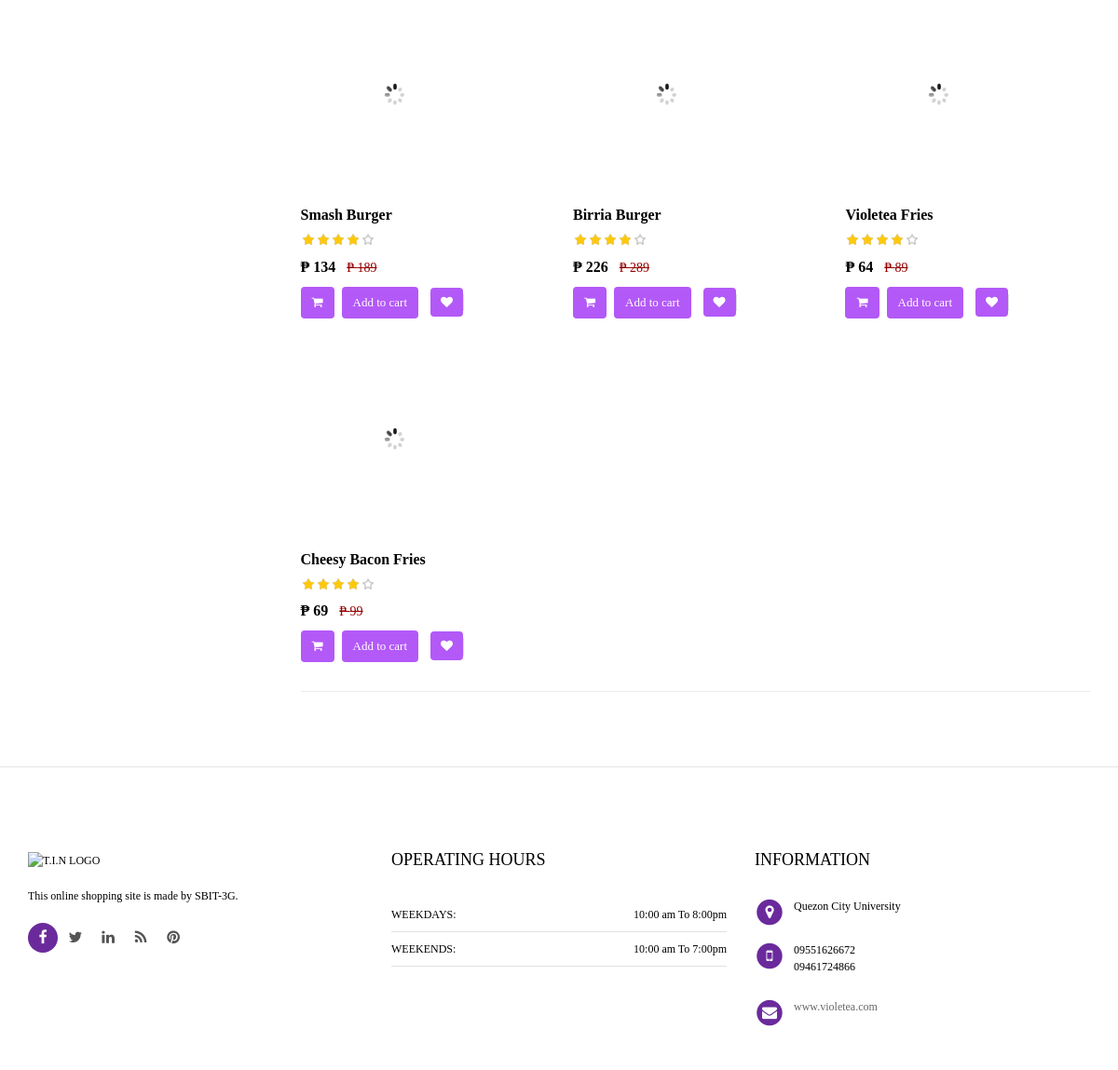
The app's page /category.php?cid=2 (lower part), older data.
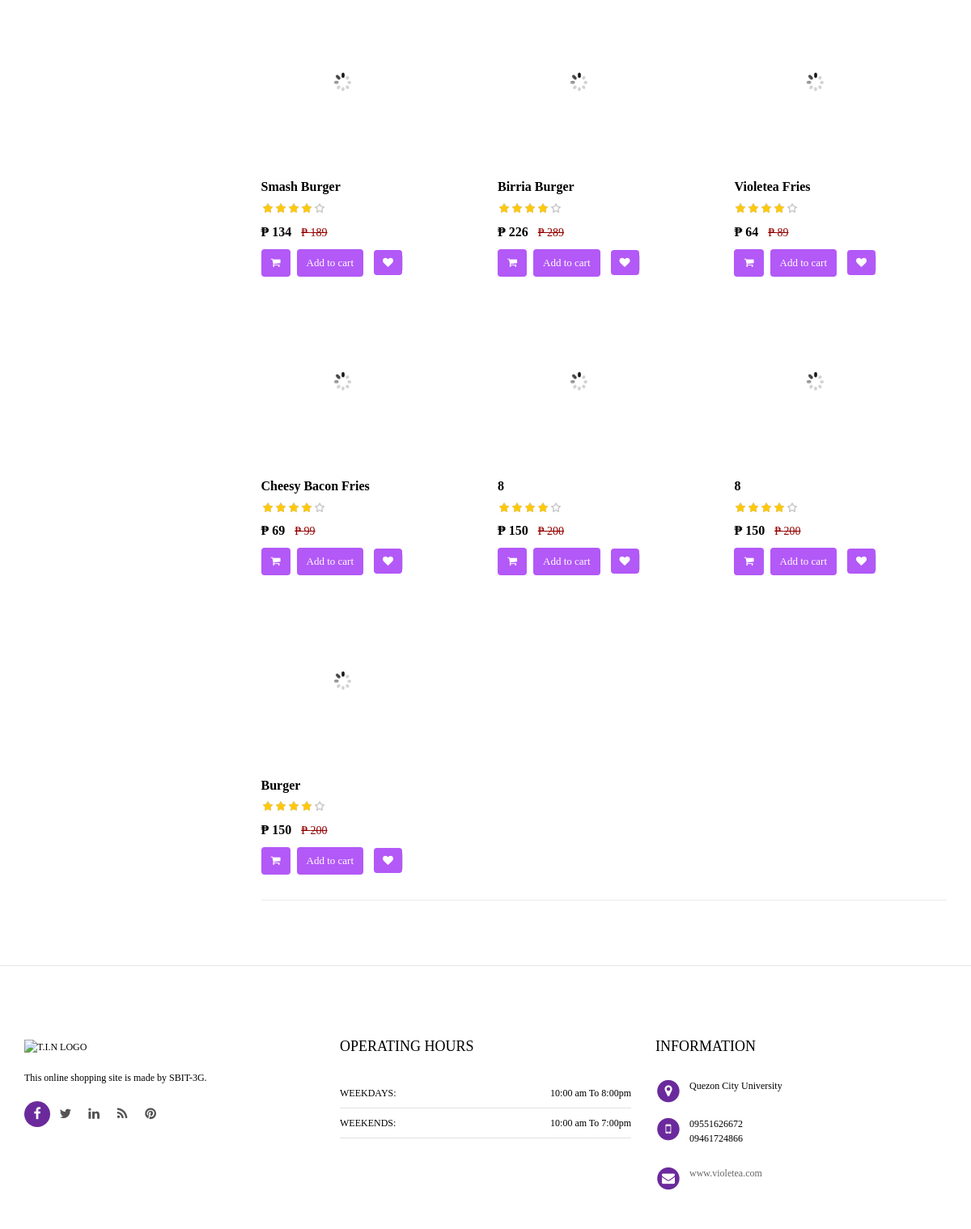
The same page, newer data.
### tables this page shows
CREATE TABLE `products` (
  `id` int(11) NOT NULL,
  `category` int(11) NOT NULL,
  `subCategory` int(11) DEFAULT NULL,
  `productName` varchar(255) DEFAULT NULL,
  `productCompany` varchar(255) DEFAULT NULL,
  `productPrice` int(11) DEFAULT NULL,
  `productPriceBeforeDiscount` int(11) DEFAULT NULL,
  `productDescription` longtext DEFAULT NULL,
  `productImage1` varchar(255) DEFAULT NULL,
  `productImage2` varchar(255) DEFAULT NULL,
  `productImage3` varchar(255) DEFAULT NULL,
  `shippingCharge` int(11) DEFAULT NULL,
  `productAvailability` varchar(255) DEFAULT NULL,
  `postingDate` timestamp NULL DEFAULT current_timestamp(),
  `updationDate` varchar(255) DEFAULT NULL
);

### category.php (the view, shortened to what this page needs)
<?php
include('includes/config.php');
$cid=intval($_GET['cid']);
?>
<!DOCTYPE html>
<html lang="en">
	<head>
	    <link rel="stylesheet" href="assets/css/bootstrap.min.css">
	    <link rel="stylesheet" href="assets/css/main.css">
	    <link rel="stylesheet" href="assets/css/green.css">
	    <link rel="stylesheet" href="assets/css/owl.carousel.css">
		<link rel="stylesheet" href="assets/css/owl.transitions.css">
		<link href="assets/css/lightbox.css" rel="stylesheet">
		<link rel="stylesheet" href="assets/css/animate.min.css">
		<link rel="stylesheet" href="assets/css/rateit.css">
		<link rel="stylesheet" href="assets/css/bootstrap-select.min.css">
		<link rel="stylesheet" href="assets/css/config.css">
		<link href="assets/css/green.css" rel="alternate stylesheet" title="Green color">
		<link href="assets/css/blue.css" rel="alternate stylesheet" title="Blue color">
		<link href="assets/css/red.css" rel="alternate stylesheet" title="Red color">
		<link href="assets/css/orange.css" rel="alternate stylesheet" title="Orange color">
		<link href="assets/css/dark-green.css" rel="alternate stylesheet" title="Darkgreen color">
		<link rel="stylesheet" href="assets/css/font-awesome.min.css">
	</head>
    <body class="cnt-home">
<div class="body-content outer-top-xs">
	<div class='container'>
		<div class='row outer-bottom-sm'>
			<div class='col-md-9'>
				<div class="search-result-container">
					<div id="myTabContent" class="tab-content">
						<div class="tab-pane active " id="grid-container">
							<div class="category-product  inner-top-vs">
								<div class="row">
			<?php
$ret=mysqli_query($con,"select * from products where category='$cid'");
$num=mysqli_num_rows($ret);
if($num>0)
{
while ($row=mysqli_fetch_array($ret))
{?>
		<div class="col-sm-6 col-md-4 wow fadeInUp">
			<div class="products">
	<div class="product">
		<div class="product-image">
			<div class="image">
				<a href="product-details.php?pid=<?php echo htmlentities($row['id']);?>"><img  src="assets/images/blank.gif" data-echo="admin/productimages/uploads/<?php echo htmlentities($row['productImage1']);?>" alt="" width="200" height="200"></a>
			</div>
		</div>
		<div class="product-info text-left">
			<h3 class="name"><a href="product-details.php?pid=<?php echo htmlentities($row['id']);?>"><?php echo htmlentities($row['productName']);?></a></h3>
			<div class="rating rateit-small"></div>
			<div class="product-price">
				<span class="price">
				₱ <?php echo htmlentities($row['productPrice']);?>			</span>
										     <span class="price-before-discount">₱ <?php echo htmlentities($row['productPriceBeforeDiscount']);?></span>
			</div>
		</div>
					<div class="cart clearfix animate-effect">
				<div class="action">
					<ul class="list-unstyled">
						<li class="add-cart-button btn-group">
								<?php if($row['productAvailability']=='In Stock'){?>
										<button class="btn btn-primary icon" data-toggle="dropdown" type="button">
								<i class="fa fa-shopping-cart"></i>
							</button>
							<a href="category.php?page=product&action=add&id=<?php echo $row['id']; ?>">
							<button class="btn btn-primary" type="button">Add to cart</button></a>
								<?php } else {?>
							<div class="action" style="color:red">Out of Stock</div>
					<?php } ?>
						</li>
		                <li class="lnk wishlist">
							<a class="add-to-cart" href="category.php?pid=<?php echo htmlentities($row['id'])?>&&action=wishlist" title="Wishlist">
								 <i class="icon fa fa-heart"></i>
							</a>
						</li>
					</ul>
				</div>
			</div>
			</div>
			</div>
		</div>
	  <?php } } else {?>
		<div class="col-sm-6 col-md-4 wow fadeInUp"> <h3>No Product Found</h3>
		</div>
<?php } ?>
										</div>
							</div>
						</div>
				</div>
			</div>
		</div></div>
</div>
</div>
<?php include('includes/footer.php');?>
</body>
</html>

Row changes from the older to the newer data that the page shows:
added products: productName "8", productPrice "150", productPriceBeforeDiscount "200"
added products: productName "8", productPrice "150", productPriceBeforeDiscount "200"
added products: productName "Burger", productPrice "150", productPriceBeforeDiscount "200"
